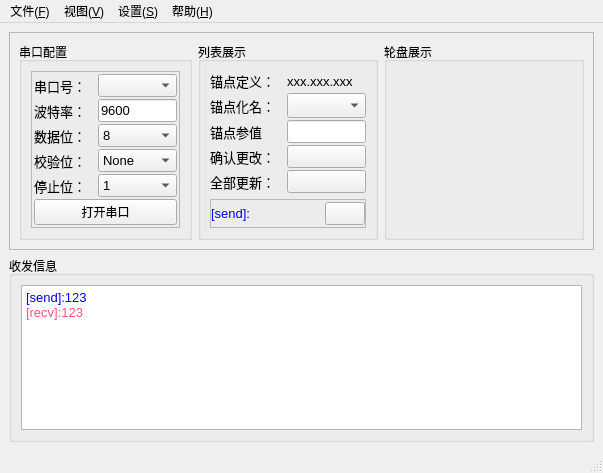
<?xml version="1.0" encoding="UTF-8"?>
<ui version="4.0">
 <class>MainWindow</class>
 <widget class="QMainWindow" name="MainWindow">
  <property name="geometry">
   <rect>
    <x>0</x>
    <y>0</y>
    <width>600</width>
    <height>473</height>
   </rect>
  </property>
  <property name="windowTitle">
   <string>MainWindow</string>
  </property>
  <property name="styleSheet">
   <string notr="true">#preview_label{
	color:blue;
}</string>
  </property>
  <widget class="QWidget" name="centralwidget">
   <layout class="QVBoxLayout" name="verticalLayout_4">
    <item>
     <widget class="QFrame" name="frame">
      <property name="frameShape">
       <enum>QFrame::StyledPanel</enum>
      </property>
      <property name="frameShadow">
       <enum>QFrame::Raised</enum>
      </property>
      <layout class="QHBoxLayout" name="horizontalLayout_2">
       <item>
        <widget class="QGroupBox" name="groupBox">
         <property name="title">
          <string>串口配置</string>
         </property>
         <layout class="QVBoxLayout" name="verticalLayout">
          <item>
           <widget class="QFrame" name="frame_2">
            <property name="maximumSize">
             <size>
              <width>200</width>
              <height>16777215</height>
             </size>
            </property>
            <property name="acceptDrops">
             <bool>false</bool>
            </property>
            <property name="frameShape">
             <enum>QFrame::StyledPanel</enum>
            </property>
            <property name="frameShadow">
             <enum>QFrame::Raised</enum>
            </property>
            <layout class="QVBoxLayout" name="verticalLayout_2">
             <property name="spacing">
              <number>2</number>
             </property>
             <property name="leftMargin">
              <number>2</number>
             </property>
             <property name="topMargin">
              <number>2</number>
             </property>
             <property name="rightMargin">
              <number>2</number>
             </property>
             <property name="bottomMargin">
              <number>2</number>
             </property>
             <item>
              <layout class="QFormLayout" name="formLayout_2">
               <property name="horizontalSpacing">
                <number>12</number>
               </property>
               <property name="verticalSpacing">
                <number>2</number>
               </property>
               <item row="0" column="0">
                <widget class="QLabel" name="label_6">
                 <property name="font">
                  <font>
                   <pointsize>10</pointsize>
                  </font>
                 </property>
                 <property name="text">
                  <string>串口号：</string>
                 </property>
                </widget>
               </item>
               <item row="0" column="1">
                <widget class="QComboBox" name="comboBox_6">
                 <property name="font">
                  <font>
                   <pointsize>10</pointsize>
                  </font>
                 </property>
                </widget>
               </item>
               <item row="1" column="0">
                <widget class="QLabel" name="label_7">
                 <property name="font">
                  <font>
                   <pointsize>10</pointsize>
                  </font>
                 </property>
                 <property name="text">
                  <string>波特率：</string>
                 </property>
                </widget>
               </item>
               <item row="2" column="0">
                <widget class="QLabel" name="label_8">
                 <property name="font">
                  <font>
                   <pointsize>10</pointsize>
                  </font>
                 </property>
                 <property name="text">
                  <string>数据位：</string>
                 </property>
                </widget>
               </item>
               <item row="2" column="1">
                <widget class="QComboBox" name="comboBox_8">
                 <property name="font">
                  <font>
                   <pointsize>10</pointsize>
                  </font>
                 </property>
                 <item>
                  <property name="text">
                   <string>8</string>
                  </property>
                 </item>
                </widget>
               </item>
               <item row="3" column="0">
                <widget class="QLabel" name="label_9">
                 <property name="font">
                  <font>
                   <pointsize>10</pointsize>
                  </font>
                 </property>
                 <property name="text">
                  <string>校验位：</string>
                 </property>
                </widget>
               </item>
               <item row="3" column="1">
                <widget class="QComboBox" name="comboBox_9">
                 <property name="font">
                  <font>
                   <pointsize>10</pointsize>
                  </font>
                 </property>
                 <item>
                  <property name="text">
                   <string>None</string>
                  </property>
                 </item>
                </widget>
               </item>
               <item row="4" column="0">
                <widget class="QLabel" name="label_10">
                 <property name="font">
                  <font>
                   <pointsize>10</pointsize>
                  </font>
                 </property>
                 <property name="text">
                  <string>停止位：</string>
                 </property>
                </widget>
               </item>
               <item row="4" column="1">
                <widget class="QComboBox" name="comboBox_10">
                 <property name="font">
                  <font>
                   <pointsize>10</pointsize>
                  </font>
                 </property>
                 <item>
                  <property name="text">
                   <string>1</string>
                  </property>
                 </item>
                </widget>
               </item>
               <item row="1" column="1">
                <widget class="QWidget" name="widget" native="true">
                 <layout class="QHBoxLayout" name="horizontalLayout">
                  <property name="spacing">
                   <number>0</number>
                  </property>
                  <property name="leftMargin">
                   <number>0</number>
                  </property>
                  <property name="topMargin">
                   <number>0</number>
                  </property>
                  <property name="rightMargin">
                   <number>0</number>
                  </property>
                  <property name="bottomMargin">
                   <number>0</number>
                  </property>
                  <item>
                   <widget class="QLineEdit" name="lineEdit">
                    <property name="font">
                     <font>
                      <pointsize>10</pointsize>
                     </font>
                    </property>
                    <property name="text">
                     <string>9600</string>
                    </property>
                   </widget>
                  </item>
                 </layout>
                </widget>
               </item>
              </layout>
             </item>
             <item>
              <widget class="QPushButton" name="pushButton_2">
               <property name="text">
                <string>打开串口</string>
               </property>
              </widget>
             </item>
            </layout>
           </widget>
          </item>
         </layout>
        </widget>
       </item>
       <item>
        <widget class="QGroupBox" name="groupBox_2">
         <property name="minimumSize">
          <size>
           <width>0</width>
           <height>0</height>
          </size>
         </property>
         <property name="title">
          <string>列表展示</string>
         </property>
         <layout class="QVBoxLayout" name="verticalLayout_3">
          <item>
           <layout class="QFormLayout" name="formLayout">
            <property name="horizontalSpacing">
             <number>12</number>
            </property>
            <property name="verticalSpacing">
             <number>2</number>
            </property>
            <item row="1" column="0">
             <widget class="QLabel" name="label_2">
              <property name="font">
               <font>
                <pointsize>10</pointsize>
               </font>
              </property>
              <property name="text">
               <string>锚点化名：</string>
              </property>
             </widget>
            </item>
            <item row="1" column="1">
             <widget class="QComboBox" name="combobox">
              <property name="minimumSize">
               <size>
                <width>0</width>
                <height>25</height>
               </size>
              </property>
              <property name="font">
               <font>
                <pointsize>10</pointsize>
                <weight>75</weight>
                <bold>true</bold>
               </font>
              </property>
             </widget>
            </item>
            <item row="2" column="0">
             <widget class="QLabel" name="label_5">
              <property name="font">
               <font>
                <pointsize>10</pointsize>
               </font>
              </property>
              <property name="text">
               <string>锚点参值</string>
              </property>
             </widget>
            </item>
            <item row="2" column="1">
             <widget class="QLineEdit" name="lineEdit_2">
              <property name="font">
               <font>
                <pointsize>10</pointsize>
               </font>
              </property>
             </widget>
            </item>
            <item row="3" column="0">
             <widget class="QLabel" name="label_4">
              <property name="font">
               <font>
                <pointsize>10</pointsize>
               </font>
              </property>
              <property name="text">
               <string>确认更改：</string>
              </property>
             </widget>
            </item>
            <item row="3" column="1">
             <widget class="QPushButton" name="pushButton_3">
              <property name="font">
               <font>
                <pointsize>10</pointsize>
               </font>
              </property>
              <property name="text">
               <string/>
              </property>
              <property name="icon">
               <iconset>
                <normaloff>../ico/enter.png</normaloff>../ico/enter.png</iconset>
              </property>
             </widget>
            </item>
            <item row="4" column="0">
             <widget class="QLabel" name="label">
              <property name="font">
               <font>
                <pointsize>10</pointsize>
               </font>
              </property>
              <property name="text">
               <string>全部更新：</string>
              </property>
             </widget>
            </item>
            <item row="4" column="1">
             <widget class="QPushButton" name="pushButton">
              <property name="font">
               <font>
                <pointsize>10</pointsize>
               </font>
              </property>
              <property name="text">
               <string/>
              </property>
              <property name="icon">
               <iconset>
                <normaloff>../ico/update3.png</normaloff>../ico/update3.png</iconset>
              </property>
             </widget>
            </item>
            <item row="0" column="0">
             <widget class="QLabel" name="label_3">
              <property name="font">
               <font>
                <pointsize>10</pointsize>
               </font>
              </property>
              <property name="text">
               <string>锚点定义：</string>
              </property>
             </widget>
            </item>
            <item row="0" column="1">
             <widget class="QLabel" name="label_11">
              <property name="font">
               <font>
                <pointsize>10</pointsize>
               </font>
              </property>
              <property name="text">
               <string>xxx.xxx.xxx</string>
              </property>
             </widget>
            </item>
           </layout>
          </item>
          <item>
           <widget class="QFrame" name="frame_3">
            <property name="frameShape">
             <enum>QFrame::StyledPanel</enum>
            </property>
            <property name="frameShadow">
             <enum>QFrame::Raised</enum>
            </property>
            <layout class="QHBoxLayout" name="horizontalLayout_3">
             <property name="spacing">
              <number>1</number>
             </property>
             <property name="leftMargin">
              <number>0</number>
             </property>
             <property name="topMargin">
              <number>0</number>
             </property>
             <property name="rightMargin">
              <number>0</number>
             </property>
             <property name="bottomMargin">
              <number>0</number>
             </property>
             <item>
              <widget class="QLabel" name="preview_label">
               <property name="font">
                <font>
                 <pointsize>10</pointsize>
                </font>
               </property>
               <property name="text">
                <string>[send]:</string>
               </property>
              </widget>
             </item>
             <item>
              <widget class="QPushButton" name="pushButton_4">
               <property name="maximumSize">
                <size>
                 <width>40</width>
                 <height>16777215</height>
                </size>
               </property>
               <property name="font">
                <font>
                 <pointsize>10</pointsize>
                 <italic>false</italic>
                 <underline>false</underline>
                </font>
               </property>
               <property name="toolTip">
                <string>编辑</string>
               </property>
               <property name="text">
                <string/>
               </property>
               <property name="icon">
                <iconset>
                 <normaloff>../ico/edit.png</normaloff>../ico/edit.png</iconset>
               </property>
              </widget>
             </item>
            </layout>
           </widget>
          </item>
         </layout>
        </widget>
       </item>
       <item>
        <widget class="QGroupBox" name="turntable_frame">
         <property name="minimumSize">
          <size>
           <width>200</width>
           <height>0</height>
          </size>
         </property>
         <property name="cursor">
          <cursorShape>SizeVerCursor</cursorShape>
         </property>
         <property name="title">
          <string>轮盘展示</string>
         </property>
        </widget>
       </item>
      </layout>
     </widget>
    </item>
    <item>
     <widget class="QGroupBox" name="groupBox_3">
      <property name="title">
       <string>收发信息</string>
      </property>
      <layout class="QVBoxLayout" name="verticalLayout_5">
       <item>
        <widget class="QTextBrowser" name="textBrowser">
         <property name="font">
          <font>
           <pointsize>10</pointsize>
          </font>
         </property>
         <property name="html">
          <string>&lt;!DOCTYPE HTML PUBLIC &quot;-//W3C//DTD HTML 4.0//EN&quot; &quot;http://www.w3.org/TR/REC-html40/strict.dtd&quot;&gt;
&lt;html&gt;&lt;head&gt;&lt;meta name=&quot;qrichtext&quot; content=&quot;1&quot; /&gt;&lt;style type=&quot;text/css&quot;&gt;
p, li { white-space: pre-wrap; }
&lt;/style&gt;&lt;/head&gt;&lt;body style=&quot; font-family:'SimSun'; font-size:10pt; font-weight:400; font-style:normal;&quot;&gt;
&lt;p style=&quot; margin-top:0px; margin-bottom:0px; margin-left:0px; margin-right:0px; -qt-block-indent:0; text-indent:0px;&quot;&gt;&lt;span style=&quot; color:#0000ff;&quot;&gt;[send]:123&lt;/span&gt;&lt;/p&gt;
&lt;p style=&quot; margin-top:0px; margin-bottom:0px; margin-left:0px; margin-right:0px; -qt-block-indent:0; text-indent:0px;&quot;&gt;&lt;span style=&quot; color:#ff557f;&quot;&gt;[recv]:123&lt;/span&gt;&lt;/p&gt;&lt;/body&gt;&lt;/html&gt;</string>
         </property>
        </widget>
       </item>
      </layout>
     </widget>
    </item>
   </layout>
  </widget>
  <widget class="QMenuBar" name="menubar">
   <property name="geometry">
    <rect>
     <x>0</x>
     <y>0</y>
     <width>600</width>
     <height>23</height>
    </rect>
   </property>
   <widget class="QMenu" name="menu_S">
    <property name="title">
     <string>设置(&amp;S)</string>
    </property>
    <addaction name="action_3"/>
    <addaction name="action_6"/>
   </widget>
   <widget class="QMenu" name="menu_F">
    <property name="title">
     <string>文件(&amp;F)</string>
    </property>
    <addaction name="action_2"/>
    <addaction name="action"/>
    <addaction name="action_10"/>
    <addaction name="separator"/>
    <addaction name="action_9"/>
    <addaction name="action_11"/>
    <addaction name="separator"/>
    <addaction name="action_12"/>
   </widget>
   <widget class="QMenu" name="menu_H">
    <property name="title">
     <string>帮助(&amp;H)</string>
    </property>
    <addaction name="action_5"/>
    <addaction name="action_4"/>
    <addaction name="separator"/>
    <addaction name="action_8"/>
   </widget>
   <widget class="QMenu" name="menu_V">
    <property name="title">
     <string>视图(&amp;V)</string>
    </property>
    <addaction name="action_13"/>
    <addaction name="action_14"/>
   </widget>
   <addaction name="menu_F"/>
   <addaction name="menu_V"/>
   <addaction name="menu_S"/>
   <addaction name="menu_H"/>
  </widget>
  <widget class="QStatusBar" name="statusbar"/>
  <action name="action">
   <property name="icon">
    <iconset>
     <normaloff>../ico/open.png</normaloff>../ico/open.png</iconset>
   </property>
   <property name="text">
    <string>打开配置(&amp;O)</string>
   </property>
  </action>
  <action name="action_2">
   <property name="icon">
    <iconset>
     <normaloff>../ico/file.png</normaloff>../ico/file.png</iconset>
   </property>
   <property name="text">
    <string>新建配置(&amp;N)</string>
   </property>
  </action>
  <action name="action_3">
   <property name="icon">
    <iconset>
     <normaloff>../ico/setting1.png</normaloff>../ico/setting1.png</iconset>
   </property>
   <property name="text">
    <string>打开设置</string>
   </property>
  </action>
  <action name="action_4">
   <property name="text">
    <string>关于</string>
   </property>
  </action>
  <action name="action_5">
   <property name="icon">
    <iconset>
     <normaloff>../ico/document.png</normaloff>../ico/document.png</iconset>
   </property>
   <property name="text">
    <string>使用文档</string>
   </property>
  </action>
  <action name="action_7">
   <property name="text">
    <string>欢迎</string>
   </property>
  </action>
  <action name="action_8">
   <property name="icon">
    <iconset>
     <normaloff>../ico/code.png</normaloff>../ico/code.png</iconset>
   </property>
   <property name="text">
    <string>生成C代码</string>
   </property>
  </action>
  <action name="action_10">
   <property name="text">
    <string>打开最近的的文件</string>
   </property>
  </action>
  <action name="action_12">
   <property name="icon">
    <iconset>
     <normaloff>../ico/exit.png</normaloff>../ico/exit.png</iconset>
   </property>
   <property name="text">
    <string>退出(&amp;Q)</string>
   </property>
  </action>
  <action name="action_13">
   <property name="icon">
    <iconset>
     <normaloff>../ico/pin.png</normaloff>../ico/pin.png</iconset>
   </property>
   <property name="text">
    <string>窗口置顶</string>
   </property>
  </action>
  <action name="action_14">
   <property name="text">
    <string>取消置顶</string>
   </property>
  </action>
  <action name="action_6">
   <property name="text">
    <string>显示配置</string>
   </property>
  </action>
  <action name="action_9">
   <property name="icon">
    <iconset>
     <normaloff>../ico/save.png</normaloff>../ico/save.png</iconset>
   </property>
   <property name="text">
    <string>保存(&amp;S)</string>
   </property>
  </action>
  <action name="action_11">
   <property name="text">
    <string>另存为(&amp;A)</string>
   </property>
  </action>
 </widget>
 <resources/>
 <connections/>
</ui>
